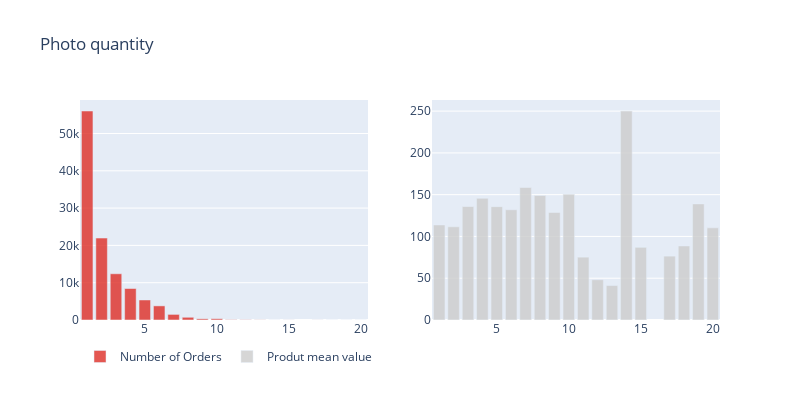

The notebook cell saved with this chart:
### Markdown cell above
<h3>Number of photos</h3>

### Code cell
photo_qty = orders.groupby('product_photos_qty').size()
photo_value = orders.groupby('product_photos_qty')['price'].mean()
trace0 = go.Bar(
    x=photo_qty.index,
    y=photo_qty.values,
    name='Number of Orders',
    marker=dict(color='rgba(222,45,38,0.8)')
)
trace1 = go.Bar(
    x=photo_value.index,
    y=photo_value.values,
    name='Produt mean value',
    marker=dict(color='rgba(204,204,204, 0.8)')
)
fig = tools.make_subplots(rows=1, cols=2, print_grid=False)
fig.append_trace(trace0, 1, 1)
fig.append_trace(trace1, 1, 2)

fig['layout'].update(height=400, width=800, title='Photo quantity',
                     legend=dict(orientation="h"))
#fig['layout']['xaxis1'].update(title='photo quantity', domain=[0, 0.40])
#fig['layout']['xaxis2'].update(title='photo quantity', domain=[0.6, 1])
iplot(fig)

### Figure 1 — Plotly figure (JSON) as saved in the notebook; plotly's stock layout.template omitted (floating-point values rounded to 4 significant figures)
{"data": [{"marker": {"color": "rgba(222,45,38,0.8)"}, "name": "Number of Orders", "type": "bar", "x": [1, 2, 3, 4, 5, 6, 7, 8, 9, 10, 11, 12, 13, 14, 15, 17, 18, 19, 20], "xaxis": "x", "y": [56028, 21963, 12392, 8437, 5368, 3786, 1501, 727, 313, 342, 71, 53, 30, 6, 12, 11, 4, 2, 1], "yaxis": "y"}, {"marker": {"color": "rgba(204,204,204, 0.8)"}, "name": "Produt mean value", "type": "bar", "x": [1, 2, 3, 4, 5, 6, 7, 8, 9, 10, 11, 12, 13, 14, 15, 17, 18, 19, 20], "xaxis": "x2", "y": [113.7, 111.5, 135.8, 145.6, 135.7, 131.9, 158.6, 149.1, 128.8, 150.6, 75.24, 48.15, 41.23, 250.1, 86.98, 76.45, 88.6, 138.9, 110.3], "yaxis": "y2"}], "layout": {"height": 400, "legend": {"orientation": "h"}, "title": {"text": "Photo quantity"}, "width": 800, "xaxis": {"anchor": "y", "domain": [0, 0.45]}, "xaxis2": {"anchor": "y2", "domain": [0.55, 1]}, "yaxis": {"anchor": "x", "domain": [0, 1]}, "yaxis2": {"anchor": "x2", "domain": [0, 1]}}}
